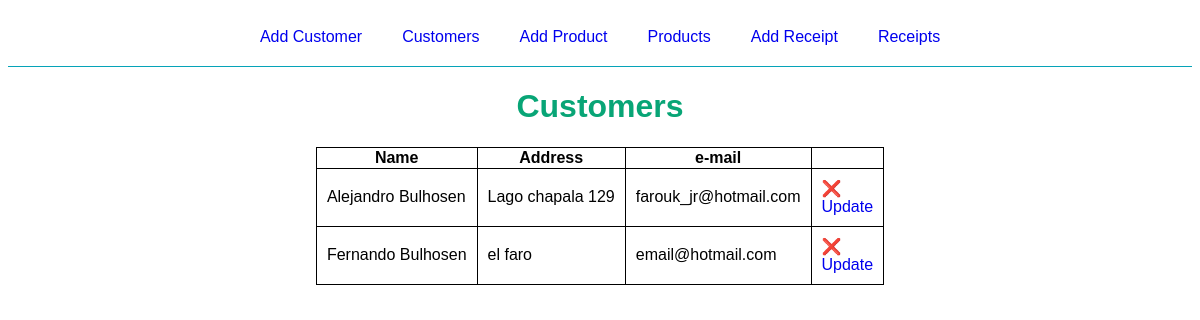
The app's page /customer/customers with its own data.
### flaskr/models/customer/__init__.py (models this page shows, shortened)
class Customer(db.Model, MyModel):
    id = Column(Integer, primary_key=True)
    name = Column(String(100), unique=True, nullable=False)
    address = Column(String(150), unique=True, nullable=False)
    email = Column(String(50), unique=True, nullable=False)
    receipts = db.relationship(
        'Receipt',
        backref='author',
        lazy=True,
        cascade="all, delete-orphan"
    )
    def get_all():
        return Customer.query.all()

### flaskr/views/customer.py (the view)
@bp.route('/customers')
def customers():
    customers = Customer.get_all()
    return render_template(
        "customer/customers.html",
        customers=customers,
        heads=customer_heads
    )

### flaskr/templates/customer/customers.html (shortened to what this page needs)
{% extends 'base.html' %}
{% block content %}
<div class="title-container">
    <h1 class="title">Customers</h1>
</div>
<table class="customers">
    <tr>
        <th>Name</th>
        <th>Address</th>
        <th>e-mail</th>
      </tr>
    {% for customer in customers %}
    <tr>
        {% for head in heads %}
        <td>
            {{ customer[head] }}
        </td>
        {% endfor %}
        <td>
            <a href="{{ url_for('customer.delete', customer_id=customer.id) }}">❌</a>
            <br>
            <a href="{{ url_for('customer.update', customer_id=customer.id) }}">Update</a>
        </td>
    </tr>
    {% endfor %}
</table>
{% endblock %}

### flaskr/static/style.css (style rules this page uses)
* { font-family: Verdana, Geneva, Tahoma, sans-serif; }
.title { font-family: Verdana, Geneva, Tahoma, sans-serif; color: rgb(8, 165, 118) }
.title-container, .add, .update { display: flex; justify-content: center; flex-direction: column; align-items: center; }
.customers, .products { display: grid; justify-content: center; border-collapse: collapse; }
td { border: 1px solid black; border-collapse: collapse; padding: 10px; }
a { text-decoration: none; }
.products-receipt, td, th , tr { border: 1px solid black; border-collapse: collapse; }

### records on screen
Customer: name "Alejandro Bulhosen" "Lago chapala 129" "farouk_jr@hotmail.com"
Customer: name "Fernando Bulhosen" "el faro" "email@hotmail.com"
